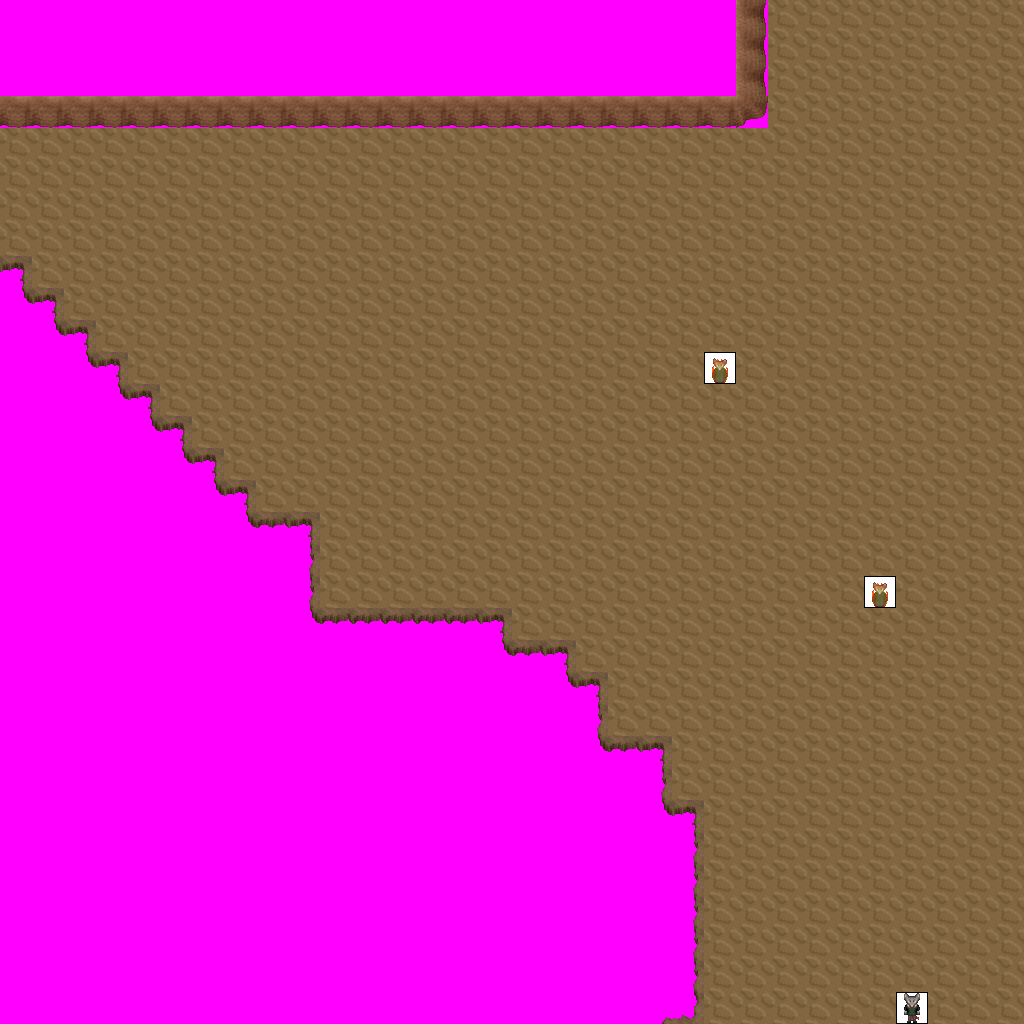

Tiled map render using the project's own tile images. Description and the map definition, with tile-layer contents summarised, below:
An orthogonal 32x32 tile map with 32x32 px tiles, 9 tile layers (Ground, Objects, Above, Walkable, ...), 6 tilesets and 8 objects (4x newmap, from_west_0, from_east_0, from_north_0, from_south_0).

<map version="1.0" orientation="orthogonal" width="32" height="32" tilewidth="32" tileheight="32">
 <tileset firstgid="1" name="ground_brown_2" tilewidth="32" tileheight="32">
  <image source="../drawable/ground_brown_2.png" width="32" height="64" />
 </tileset>
 <tileset firstgid="3" name="ground_brown" tilewidth="32" tileheight="32">
  <image source="../drawable/ground_brown.png" width="160" height="32" />
 </tileset>
 <tileset firstgid="8" name="logic_creature_ratfolk" tilewidth="32" tileheight="32">
  <image source="../drawable/logic_creature_ratfolk.png" width="96" height="32" />
 </tileset>
 <tileset firstgid="11" name="building_wall_int_clay" tilewidth="32" tileheight="32">
  <image source="../drawable/building_wall_int_clay.png" width="320" height="320" />
 </tileset>
 <tileset firstgid="111" name="building_wall_int_sandstone" tilewidth="32" tileheight="32">
  <image source="../drawable/building_wall_int_sandstone.png" width="96" height="160" />
 </tileset>
 <tileset firstgid="126" name="walkable_sentinel" tilewidth="32" tileheight="32">
  <image source="../drawable/walkable_sentinel.png" width="32" height="32" />
 </tileset>
 <layer name="Ground" width="32" height="32">
  <data>[1024 cells, 1024 non-empty, 3 distinct tile ids]</data>
 </layer>
 <layer name="Objects" width="32" height="32">
  <data>[1024 cells, 0 non-empty, 0 distinct tile ids]</data>
 </layer>
 <layer name="Above" width="32" height="32">
  <data>[1024 cells, 0 non-empty, 0 distinct tile ids]</data>
 </layer>
 <layer name="Walkable" width="32" height="32">
  <data>[1024 cells, 430 non-empty, 1 distinct tile ids]</data>
 </layer>
 <layer name="Objects_stendhal" width="32" height="32">
  <data>[1024 cells, 73 non-empty, 9 distinct tile ids]</data>
 </layer>
 <layer name="Above_stendhal" width="32" height="32">
  <data>[1024 cells, 0 non-empty, 0 distinct tile ids]</data>
 </layer>
 <layer name="Objects_stendhal2" width="32" height="32">
  <data>[1024 cells, 3 non-empty, 2 distinct tile ids]</data>
 </layer>
 <layer name="Objects_stendhal3" width="32" height="32">
  <data>[1024 cells, 0 non-empty, 0 distinct tile ids]</data>
 </layer>
 <layer name="Above_stendhal2" width="32" height="32">
  <data>[1024 cells, 0 non-empty, 0 distinct tile ids]</data>
 </layer>
 <objectgroup name="Mapevents" width="32" height="32">
  <object name="exit_east_0" type="newmap" x="992" y="0" width="32" height="1024">
   <properties>
    <property name="map" value="level_3_orril_dungeon_x4_y2" />
    <property name="place" value="from_east_0" />
   </properties>
  </object>
  <object name="exit_west_0" type="newmap" x="0" y="128" width="32" height="32">
   <properties>
    <property name="map" value="level_3_orril_dungeon_x2_y2" />
    <property name="place" value="from_west_0" />
   </properties>
  </object>
  <object name="exit_south_0" type="newmap" x="704" y="992" width="320" height="32">
   <properties>
    <property name="map" value="level_3_orril_dungeon_x3_y3" />
    <property name="place" value="from_south_0" />
   </properties>
  </object>
  <object name="exit_north_0" type="newmap" x="768" y="0" width="256" height="32">
   <properties>
    <property name="map" value="level_3_orril_dungeon_x3_y1" />
    <property name="place" value="from_north_0" />
   </properties>
  </object>
 </objectgroup>
 <objectgroup name="Spawn" width="32" height="32">
  <object name="from_west_0" x="992" y="512" width="32" height="32" />
  <object name="from_east_0" x="0" y="128" width="32" height="32" />
  <object name="from_north_0" x="864" y="992" width="32" height="32" />
  <object name="from_south_0" x="896" y="0" width="32" height="32" />
 </objectgroup>
 <objectgroup name="Keys" width="32" height="32" />
 <objectgroup name="Replace" width="32" height="32" />
</map>
